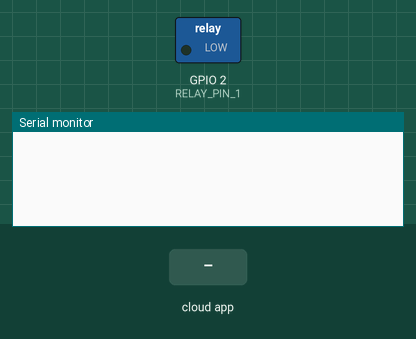
Recording of a sketch running on a simulated ESP8266 (NodeMCU). On the bench: switched loads named in the sketch (green lamp = pin HIGH), the last lines printed to the serial monitor. The inputs (shaded band) are chosen by the test bench. WiFi joins after 1.5 s; servers stay silent unless stated.

Above: at 2.7 s.
2.8 s: the phone or cloud app sets HORTA to 0
At 3.5 s:
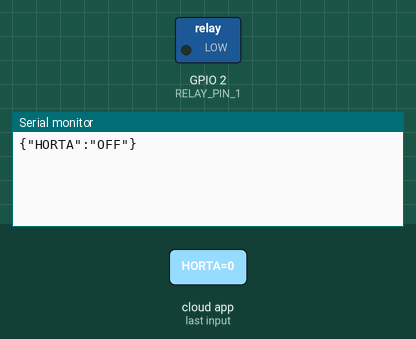
4.3 s: the phone or cloud app sets HORTA to 1
At 4.7 s:
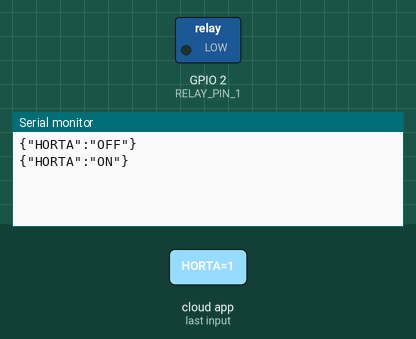

The sketch:

esp01.ino
```cpp
#include <Arduino.h>
#include <ESP8266WiFi.h>
#define RELAY_PIN_1 2
#include "fauxmoESP.h"
#include <ArduinoJson.h>

#define SERIAL_BAUDRATE 9600

#define WIFI_SSID "paes"
#define WIFI_PASS "garfield laranja"

#define LAMP_1 "HORTA"
fauxmoESP fauxmo;
void wifiSetup() {
  WiFi.mode(WIFI_STA);
  WiFi.begin(WIFI_SSID, WIFI_PASS);
  while (WiFi.status() != WL_CONNECTED) {
    //Serial.print(".");
    delay(100);
  }
}
void setup() {
  Serial.begin(SERIAL_BAUDRATE);

  wifiSetup();
  pinMode(RELAY_PIN_1, OUTPUT);
  fauxmo.setPort(80);

  fauxmo.enable(true);

  fauxmo.addDevice(LAMP_1);

  fauxmo.onSetState([](unsigned char device_id, const char * device_name, bool state, unsigned char value) {
    if ( (strcmp(device_name, LAMP_1) == 0) ) {
  StaticJsonDocument<200> doc;
        if (state) {
        doc["HORTA"] = "ON";
      } else {
         doc["HORTA"] = "OFF";
      }
    serializeJson(doc, Serial);
    Serial.println();
    }
  });

}
void loop() {
  // fauxmoESP uses an async TCP server but a sync UDP server
  // Therefore, we have to manually poll for UDP packets
  fauxmo.handle();
  static unsigned long last = millis();
  if (millis() - last > 5000) {
    last = millis();
  ESP.getFreeHeap();
  }

}
```

Measured:
- after the input at 2.8 s, the serial monitor: prints a new line at once (image 1)
- after the input at 4.3 s, the serial monitor: prints a new line at once (image 2)
